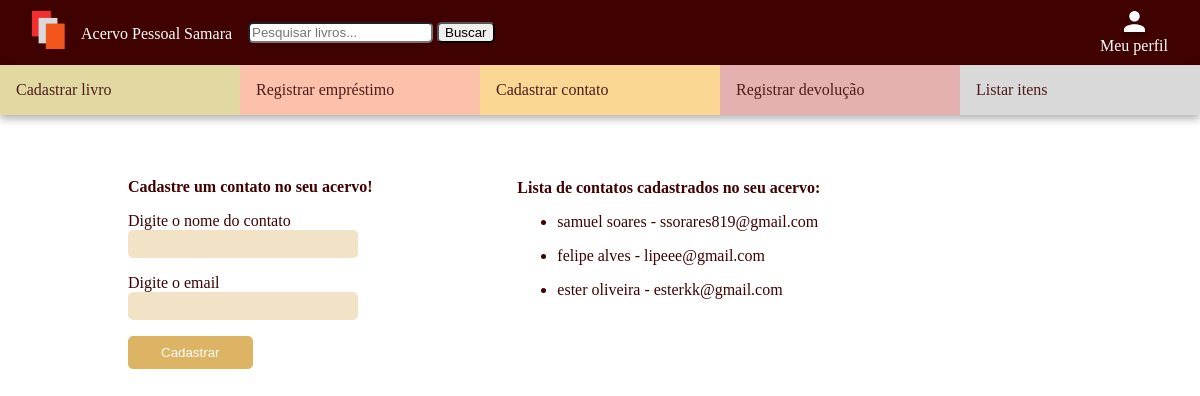
The app's page /acervo_pessoal/cadastrar_contato/ (signed in) with its own data.
### acervo_pessoal/models/contato.py (models this page shows, shortened)
class Contato(models.Model):
    nome =  models.CharField(max_length=255)
    email = models.EmailField(max_length=255)
    usuario = models.ForeignKey(User, on_delete=models.CASCADE, related_name='contatos', null=True, blank=True)

### acervo_pessoal/views/gerenciarContato.py (the view, shortened to what this page needs)
# urls.py: path('cadastrar_contato/', CadastrarContatoView.as_view(), name='cadastrar_contato'),
class CadastrarContatoView(View):
     def get(self, request, *args, **kwargs):
        contatos = Contato.objects.filter(usuario=request.user).order_by('-id')
        return render(request, 'cadastrar_contato.html', {'contatos': contatos})

### acervo_pessoal/templates/cadastrar_contato.html (shortened to what this page needs)
{% extends 'base_logado.html' %}
{% load static %}
    {% block head %}
    <link rel="stylesheet" href="{% static 'css/cadastrar_contato.css'%}">
    {% endblock %}
    {% block conteudo %}
    <div class="conteudo-cadastrar-contato">
        <div class="conteudo-colun1">
            <form action="" method="post" enctype="multipart/form-data">
                <label for="" class="display-block item-cadastro-espaco label-cadastro-contato titulo-cadastro-contato">Cadastre um contato no seu acervo!</label>
                <label for="nome" class="display-block label-cadastro-contato">Digite o nome do contato</label>
                <input required type="text" class="display-block item-cadastro-espaco input-cadastro-contato"  name="nome" >
                <label for="email" class="display-block label-cadastro-contato">Digite o email</label>
                <input required type="email"  name="email" class="display-block item-cadastro-espaco input-cadastro-contato">
                <button class="botao-cadastro-contato">Cadastrar</button>
            </form>
        </div>
        <div class="conteudo-colun2">
            <p class="titulo-conteudo-colun2">Lista de contatos cadastrados no seu acervo:</p>
            {% for contato in contatos %}
            <ul class="ul-contatos-cadastrados-lista-geral">
                <li>{{contato.nome}} - {{contato.email}}</li>
            </ul>
            {%empty%}
                <p>Nenhum contato cadastrado no momento</p>
            {% endfor %}
        </div>
    </div>
    {% endblock %}

### acervo_pessoal/static/css/cadastrar_contato.css (style rules this page uses)
.conteudo-cadastrar-contato { display: flex; gap: 3rem; }
.conteudo-colun1 { padding-top: 3.9rem; flex:1; margin-left: 8rem; }
.conteudo-colun2 { padding-top: 4rem; flex:2; color: #400101; }
.ul-contatos-cadastrados-lista-geral { text-decoration: none; }
.titulo-conteudo-colun2 { margin-top: 0 !important; font-weight: bold; }
.item-cadastro-espaco { margin-bottom: 1rem; }
.display-block { display: block; }
.input-cadastro-contato { border: 1px solid #F2E3C7; background-color: #F2E3C7; width: 14rem; height: 1.5rem; border-radius: 5px; }
.label-cadastro-contato { color: #400101; }
.titulo-cadastro-contato { font-weight: bold; }
.botao-cadastro-contato { background-color: #DDB364; color: white; padding: 0.5rem 2rem; border: 1px solid #DDB364; border-radius: 5px; }

### acervo_pessoal/static/css/base_logado.css (style rules this page uses)
body { margin: 0 !important; background-color: #FFFFFF; }

### records on screen
Contato: nome "samuel soares", email "ssorares819@gmail.com"
Contato: nome "felipe alves", email "lipeee@gmail.com"
Contato: nome "ester oliveira", email "esterkk@gmail.com"
